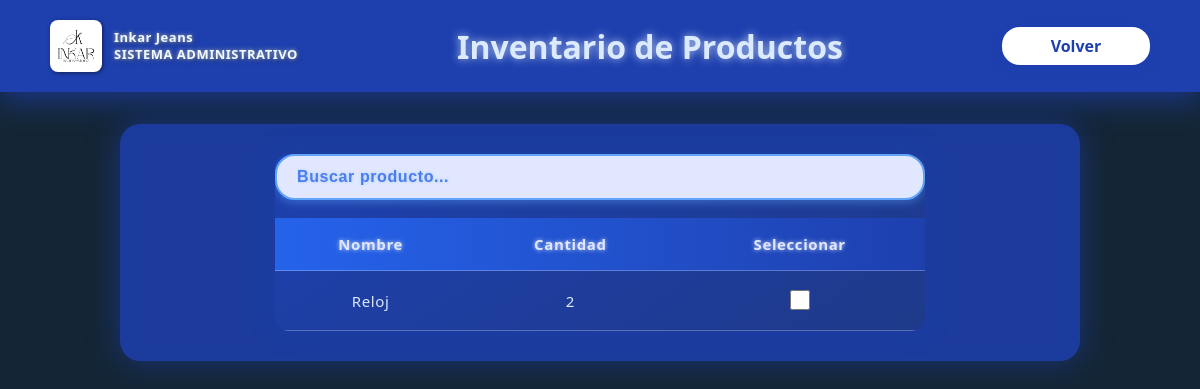
The app's page /inventario, older data.
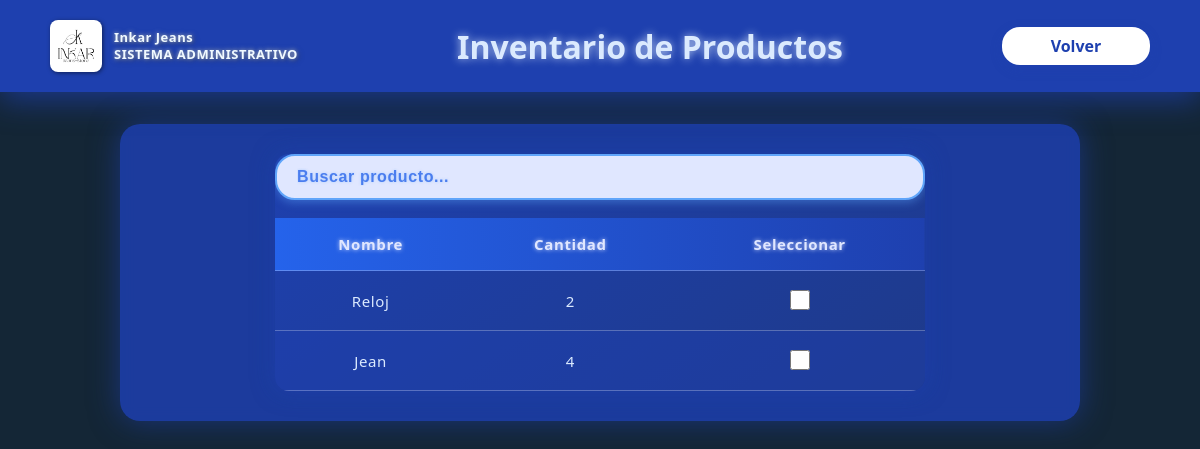
The same page, newer data.
### app.py (models this page shows)
class Producto(tablita):
    __tablename__ = "Productos"
    id = Column(Integer, primary_key=True)
    nombre = Column(String(100), nullable=False)
    cantidad = Column(Integer, nullable=False)
    usuario_id = Column(Integer, ForeignKey("Usuarios.id"))
    creador = relationship("Usuario", back_populates="productos")

### app.py (the view, shortened to what this page needs)
@app.route('/inventario', methods=['GET', 'POST'])
def inventario():
    productos = session.query(Producto).all()
    return render_template('inventario.html', productos=productos)

### templates/inventario.html (shortened to what this page needs)
<!DOCTYPE html>
<html lang="es">
<head>
  <link rel="stylesheet" href="{{ url_for('static', filename='estilos_inventario.css') }}" />
</head>
<body>
  <nav>
    <div class="enlaces">
      <div class="logo">
        <img src="{{ url_for('static', filename='imgs/logoInkar.jpg') }}" alt="Logo Inkar" />
        <div class="titu">
          Inkar Jeans<br />
          <span>SISTEMA ADMINISTRATIVO</span>
        </div>
      </div>
      <h1 class="Titulo">Inventario de Productos</h1>
      <a href="{{ url_for('administracion') }}" class="BotonVolver">Volver</a>
    </div>
  </nav>
  <div class="ContenedorBlanco">
    <div class="ContenedorHorizontal">
      <div class="ContenedorTabla">
        <input
          type="text"
          id="buscadorProducto"
          class="BuscadorDeProducto"
          placeholder="Buscar producto..."
          onkeyup="filtrarProducto()"
        />
        <form id="formEliminar" method="POST" action="{{ url_for('eliminar_productos') }}">
          <table>
            <thead>
              <tr>
                <th>Nombre</th>
                <th>Cantidad</th>
                <th>Seleccionar</th>
              </tr>
            </thead>
            <tbody id="tbodyInventario">
              {% for producto in productos %}
              <tr>
                <td>{{ producto.nombre }}</td>
                <td>{{ producto.cantidad }}</td>
                <td>
                  <input type="checkbox" name="eliminar_ids" value="{{ producto.id }}" onchange="toggleEliminarBoton()">
                </td>
              </tr>
              {% endfor %}
            </tbody>
          </table>
        </form>
      </div>
    </div>
  </div>
</body>
</html>

### static/estilos_inventario.css (style rules this page uses)
body { font-family: 'Segoe UI', Tahoma, Geneva, Verdana, sans-serif; background-color: #142636; color: #e0e7ff; margin: 0; padding: 20px; padding-top: 84px; }
nav .enlaces { background-color: #1e40af; box-shadow: 0 8px 30px rgba(30, 64, 175, 0.7); padding: 20px 50px; display: flex; justify-content: space-between; align-items: center; position: fixed; top: 0; left: 0; width: 100vw; box-sizing: border-box; border-radius: 0; margin: 0; z-index: 1000; }
nav .logo { display: flex; align-items: center; gap: 12px; filter: drop-shadow(1px 1px 2px rgba(0,0,0,0.5)); }
nav .logo img { width: 52px; height: 52px; border-radius: 8px; transition: transform 0.3s ease; }
nav .logo .titu { display: block; letter-spacing: 0.5px; color: #f0f9ff; font-size: 13px; line-height: 1.3; font-weight: 700; text-shadow: 0 0 4px rgba(240, 249, 255, 0.8); }
nav .Titulo { color: #dbeafe; font-family: 'Segoe UI', Tahoma, Geneva, Verdana, sans-serif; font-size: 32px; font-weight: 700; text-shadow: 0 0 8px rgba(219, 234, 254, 0.8); margin: 0 20px; white-space: nowrap; flex-grow: 1; text-align: center; }
nav a.BotonVolver { background-color: white; color: #1e40af; width: 120px; border-radius: 18px; text-decoration: none; font-weight: 700; display: inline-block; padding: 8px 14px; cursor: pointer; user-select: none; position: relative; text-align: center; box-shadow: 0 4px 12px rgba(30, 64, 175, 0.25); transition: background-color 0.3s ease, color 0.3s ease, box-shadow 0.3s ease; }
.ContenedorBlanco { margin: 40px auto; max-width: 960px; padding: 30px; background: rgba(30, 64, 175, 0.85); border-radius: 20px; box-shadow: 0 0 30px rgba(30, 64, 175, 0.6); color: #e0e7ff; backdrop-filter: blur(8px); box-sizing: border-box; }
.ContenedorHorizontal { display: flex; gap: 36px; flex-wrap: wrap; justify-content: center; box-sizing: border-box; }
input::placeholder { color: white; }
.BuscadorDeProducto { padding: 12px 20px; border-radius: 20px; border: 2.5px solid #60a5fa; font-size: 16px; margin-bottom: 18px; width: 100%; box-sizing: border-box; color: #1e40af; font-weight: 700; background-color: #e0e7ff; box-shadow: 0 3px 8px rgba(96, 165, 250, 0.4); transition: background-color 0.4s ease, border-color 0.4s ease, color 0.4s ease; letter-spacing: 0.6px; text-shadow: 0 0 3px rgba(96, 165, 250, 0.5); }
.BuscadorDeProducto::placeholder { color: #2563eb; font-weight: 800; opacity: 0.8; }
.ContenedorTabla { flex-grow: 1; overflow-x: auto; max-width: 650px; color: #e0e7ff; border-radius: 14px; box-shadow: 0 0 22px rgba(30, 64, 175, 0.6); background: linear-gradient(145deg, #1e40af, #1e3a8a); box-sizing: border-box; }
.ContenedorTabla table { width: 100%; border-collapse: collapse; font-size: 15px; letter-spacing: 0.6px; text-align: center; color: #dbeafe; }
.ContenedorTabla thead tr { background: linear-gradient(90deg, #2563eb, #1e40af); color: #e0e7ff; font-weight: 700; text-shadow: 0 0 4px rgba(224, 231, 255, 0.9); }
.ContenedorTabla th, .ContenedorTabla td { padding: 16px 12px; border-bottom: 1px solid rgba(224, 231, 255, 0.3); }
.ContenedorTabla tbody tr:nth-child(even) { background-color: rgba(30, 64, 175, 0.4); }
.ContenedorTabla input[type="checkbox"] { cursor: pointer; width: 20px; height: 20px; }

Row changes from the older to the newer data that the page shows:
added Producto: nombre "Jean", cantidad "4"
